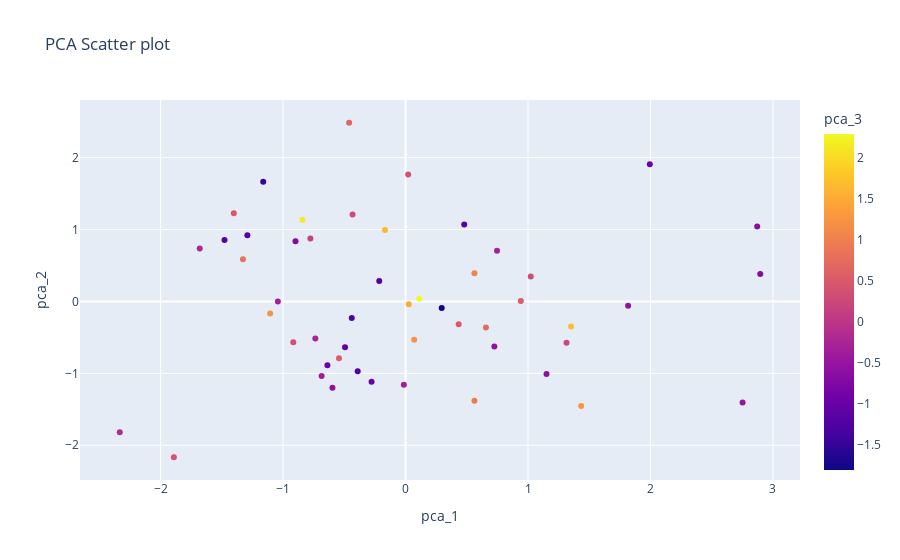

Here is the notebook cell this chart was saved with:
### Code cell
fig = px.scatter(df1_pca, x="pca_1", y="pca_2", color='pca_3',
                 title='PCA Scatter plot')

fig.show()
